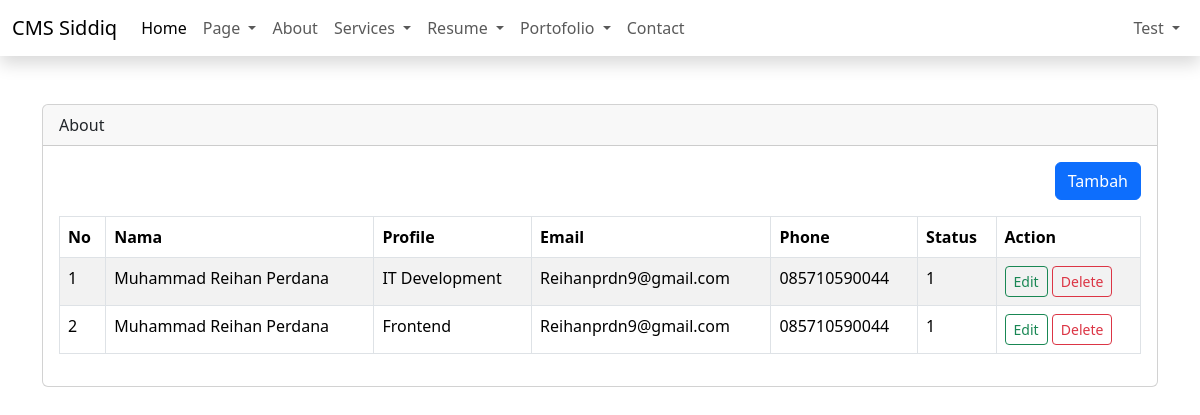
Screenshot of /admin/dashboard.php?page=about (signed in) with the database file from the repository.
### tables this page shows
CREATE TABLE `abouts` (
  `id` int(11) NOT NULL,
  `name` varchar(50) NOT NULL,
  `profile` varchar(50) NOT NULL,
  `email` varchar(50) NOT NULL,
  `phone` varchar(20) NOT NULL,
  `photo` varchar(100) NOT NULL,
  `status` tinyint(1) NOT NULL DEFAULT 1,
  `skills` varchar(50) NOT NULL,
  `description` text NOT NULL,
  `created_ad` timestamp NOT NULL DEFAULT current_timestamp(),
  `updated_at` timestamp NULL DEFAULT current_timestamp()
);

### admin/content/about.php (the view, shortened to what this page needs)
<?php
$query = mysqli_query($config, "SELECT * FROM abouts ORDER BY id DESC");
$row = mysqli_fetch_all($query, MYSQLI_ASSOC);
?>
<div class="table-responsive">
    <div align="right" class="mb-3">
        <a href="?page=manage-about" class="btn btn-primary">Tambah</a>
    </div>
    <table class="table table-bordered table-striped" id="table">
        <thead>
            <tr>
                <th>No</th>
                <th>Nama</th>
                <th>Profile</th>
                <th>Email</th>
                <th>Phone</th>
                <th>Status</th>
                <th>Action</th>
            </tr>
        </thead>
        <tbody>
            <?php
            foreach ($row as $key => $data):
            ?>
                <tr>
                    <td><?= $key + 1 ?></td>
                    <td><?= $data['name'] ?></td>
                    <td><?= $data['profile'] ?></td>
                    <td><?= $data['email'] ?></td>
                    <td><?= $data['phone'] ?></td>
                    <td><?= $data['status'] ?></td>
                    <td>
                        <a href="manage-about.php?edit=<?php echo $data['id'] ?>" class="btn btn-outline-success btn-sm">Edit</a>
                        <a onclick="return confirm('Are you sure??')"
                            href="manage-about.php?delete=<?php echo $data['id'] ?>" class="btn btn-outline-danger btn-sm">Delete</a>
                    </td>
                </tr>
            <?php
            endforeach
            ?>
        </tbody>
    </table>
</div>

### rows the page displays
abouts: name "Muhammad Reihan Perdana", profile "IT Development", email "Reihanprdn9@gmail.com", phone "085710590044", status "1"
abouts: name "Muhammad Reihan Perdana", profile "Frontend", email "Reihanprdn9@gmail.com", phone "085710590044", status "1"

### other values shown
$_name "Test"
str_replace("-", " ",  ucfirst($_GET['page'])) "About"
